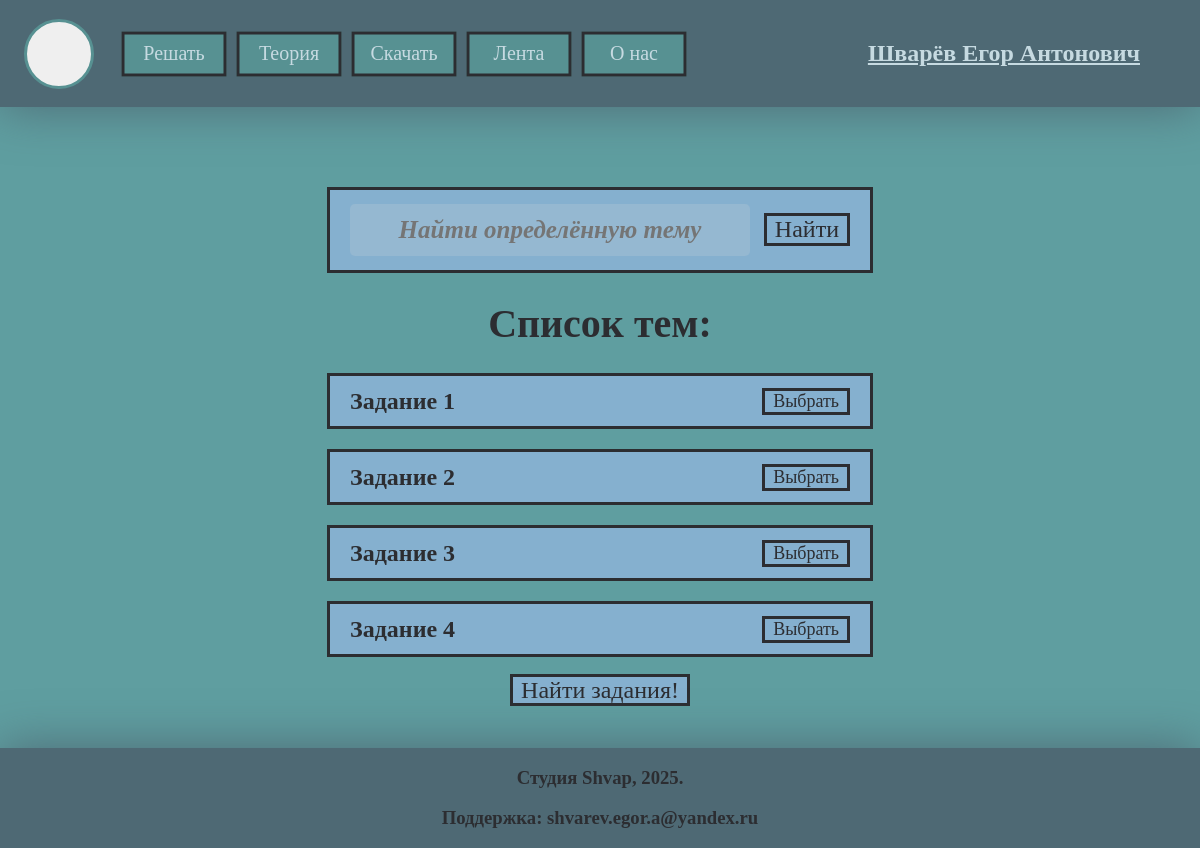
The page /SolvePartTheme?type=2 (signed in) on the database its author committed.
### DatabasesScript.py (models this page shows)
class QuestionThemes(Base):
    __tablename__ = 'VoprosThemes'
    ThemeID = Column(Integer, primary_key=True)
    ThemeName = Column(String(50), nullable = False)
    RazdelID = Column(Integer, nullable = False)

### MainScript.py (the view)
@app.route('/SolvePartTheme', methods = ['GET', 'POST'])
def ChangeThemePage():
    if request.method == 'POST':
        answer = request.form.get('theory_btn')
        if answer:
            return redirect('/SolvePart/'+answer) #redirect(url_for('solve_part',ThemeId=int(answer)))
        else:
            listThem = {}
            Fl = request.form.get('list')[2:-2].split('), (')
            for i in Fl:
                Nl = i.split(',')
                listThem[int(Nl[0])] = Nl[-1][2:-1]
            listThem = sorted(listThem.items(), key=lambda item: item[1])
            return render_template('SolvePartThemes.html', themes_list = listThem, message = 'Выберите одну из тем!', username= session['username'])
    elif request.method == 'GET':
        TasksType = request.args.get('type')
        try:
            listThem = {}
            if int(TasksType) in [1,2,3]:
                themes = GetThemes(int(TasksType))
                for i in themes:
                    listThem[i.ThemeID] = i.ThemeName
                listThem = sorted(listThem.items(), key=lambda item: item[1])
                return render_template('SolvePartThemes.html', themes_list = listThem, message = '', username= session['username'])
            else: return 'Что-то пошло не так!2'
        except:
            return 'Что-то пошло не так!'

### MainScript.py (called while the page is built)
def GetThemes(RazdelID):
    Themes = db_session.query(QuestionThemes).filter_by(RazdelID = RazdelID).all()
    return Themes

### templates/SolvePartThemes.html (shortened to what this page needs)
{% extends "Base.html" %}
{% block body %}
<form action="/SolvePartTheme" method = 'POST'>
<div class = 'fullscreen-div BigPageText'> <div class = 'CenterText'>
    <div class = 'TheoryBtn SimpleHContentContainer'>
    <input id = 'linesearch' class="textbox search" type="text" name="themesearch" placeholder="Найти определённую тему" ><br>
    <button id = 'textsearch' class="SimpleBtn InputStyle" type="button"; name = 'popbtn'></button> <label class = 'MainLabel' style = 'font-size: 24px' for ='textsearch'>Найти</label>
    </div>
    <h1 class = 'SimpleText'>  Список тем: </h1>
    {% for theory in themes_list %}
        <div class = 'TheoryBtn'>
            <h1 class = 'SimpleText BoxLbl'> {{theory[1]}} </h1>
            <label class = 'MainLabel' style = 'font-size: 18px' for ="{{theory[0]}}">Выбрать</label>
        </div>
    {% endfor %}
    <input id = 'SubmitBtn' class = 'SimpleBtn' type="submit" value="Submit"> <label class = 'MainLabel' style = 'font-size: 24px' for ='SubmitBtn'>Найти задания!</label>
    <br><br><br><br><br><br><br><br><br>
</div> </div>
</form>
{% endblock %}

### static/MainClasses.css (style rules this page uses)
h1 { font-size: 40px; font-family: 'Jost'; }
input[type="text"], input[type="password"], input[type="email"] { width: 90%; padding: 12px; margin: 5px 0; border: none; border-radius: 5px; text-align: center; font-family: 'Jost'; font-weight: bold; font-style: oblique; font-size: 25px; }

### static/CustomClasses.css (style rules this page uses)
.CenterText { text-align: center; }
.fullscreen-div { position: absolute; width: 100vw; top: 0; left: 0; }
.SimpleText { color: #2C2D31 }
.SimpleText.BoxLbl { font-size: 24px; }
.TheoryBtn { width: 500px; height: 50px; border: 3px solid #2C2D31; text-align: center; display: flex; justify-content: space-between; align-items: center; padding-left: 20px; padding-right: 20px; background-color: #85b0cf; margin:20px }
.TheoryBtn.SimpleHContentContainer { height: 80px; border: 3px solid #2C2D31; }
.textbox { background-color: #95b8d1; color: #2C2D31; }
.textbox.search { width: 400px }
.fullscreen-div.BigPageText { display: flex; justify-content: center; margin-top: 160px; width: 100% }
.MainLabel { background-color: #85b0cf; transition: all .2s; text-decoration: none; padding-left: 8px; padding-right: 8px; border: 3px solid #2C2D31; cursor: pointer; font-family: 'Jost'; font-size: 25px; color: #2C2D31 }

### rows shown on the page
QuestionThemes: ThemeName "Задание 1"
QuestionThemes: ThemeName "Задание 2"
QuestionThemes: ThemeName "Задание 3"
QuestionThemes: ThemeName "Задание 4"

### other values the page prints
{{ username }} "Шварёв Егор Антонович"
